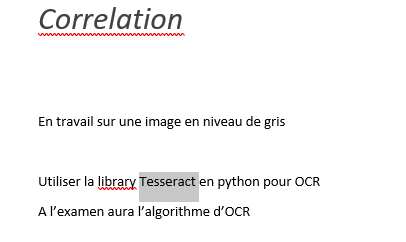
#> input picture testImages/OCR.PNG, 406 x 242 px, found by its file name
$ python 'Gradient morphologique.py'
#> lines starting #> are read from the running program, lines starting #| are printed output that depends on the picture; after the words box and inside, x2 and y2 are one past the last pixel; in counts of white or black regions, pixels touching at a corner belong together
import cv2
import numpy
#Gradient morphologique : c'est la diff閞ence entre une dilatation et une 閞osion de l'image :


img = cv2.imread("C:/Users/yassi/Documents/GitHub/TraitementImage/testImages/OCR.PNG")
#> img is the input picture: shape (242, 406, 3); mean B, G, R 246.6, 246.6, 247.3


newImg = cv2.split(img)[0]
(retVal, newImg) = cv2.threshold(newImg, 130, 255, cv2.THRESH_BINARY)
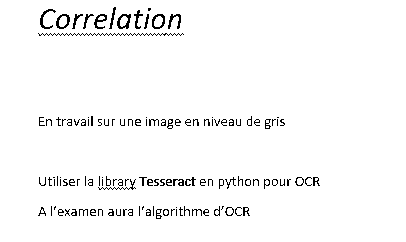
#> newImg: shape (242, 406); 97.1% white; black in thin lines or dots, all inside (x1, y1, x2, y2) = (38, 7, 320, 219)
kernel = numpy.ones((3, 3), numpy.uint8)
newImg = cv2.morphologyEx(newImg, cv2.MORPH_GRADIENT, kernel)
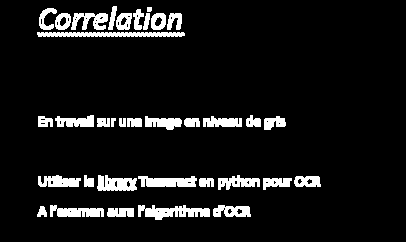
#> newImg: shape (242, 406); 8.5% white; 35 white regions, largest, box (x1, y1, x2, y2) and area: (37, 32, 185, 37) 664, (138, 205, 210, 220) 636, (138, 176, 197, 187) 505


cv2.imshow('new image',newImg)
cv2.waitKey(0)

$ run again, with testImages/Planimeter.png copied over testImages/OCR.PNG
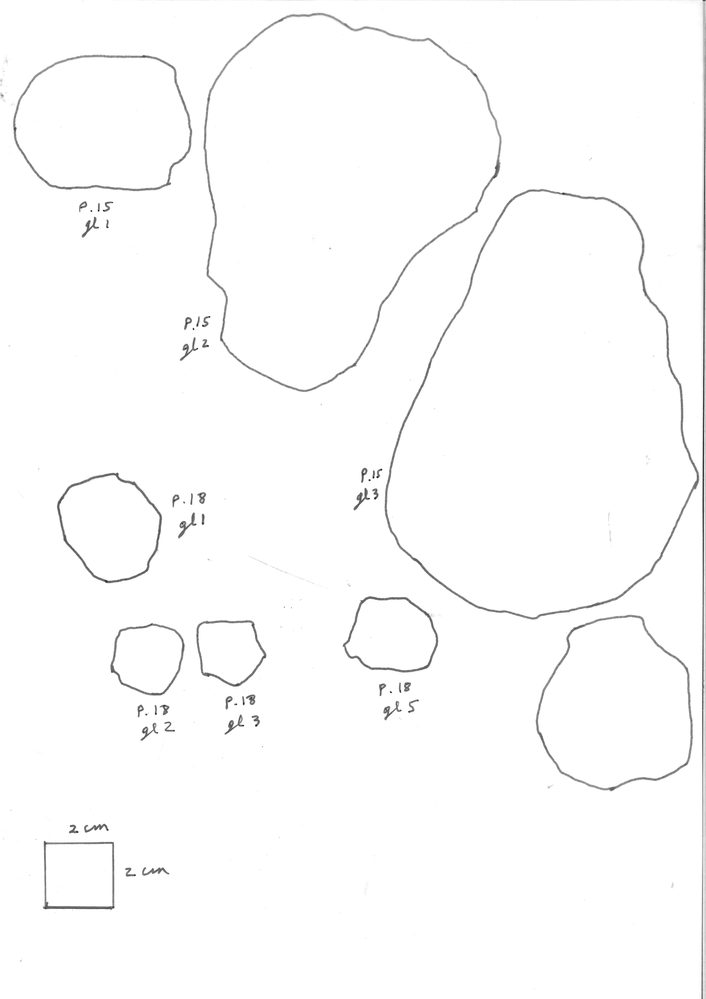
#> input picture testImages/Planimeter.png, 706 x 999 px, shrunk from 4961 x 7016 before the run, found by its file name
#> img is the input picture: shape (999, 706, 3); min 10, max 255, mean 252.2
#> `(retVal, newImg) = cv2.threshold(newImg, 130, 255, cv2.THRESH_BINARY)`:
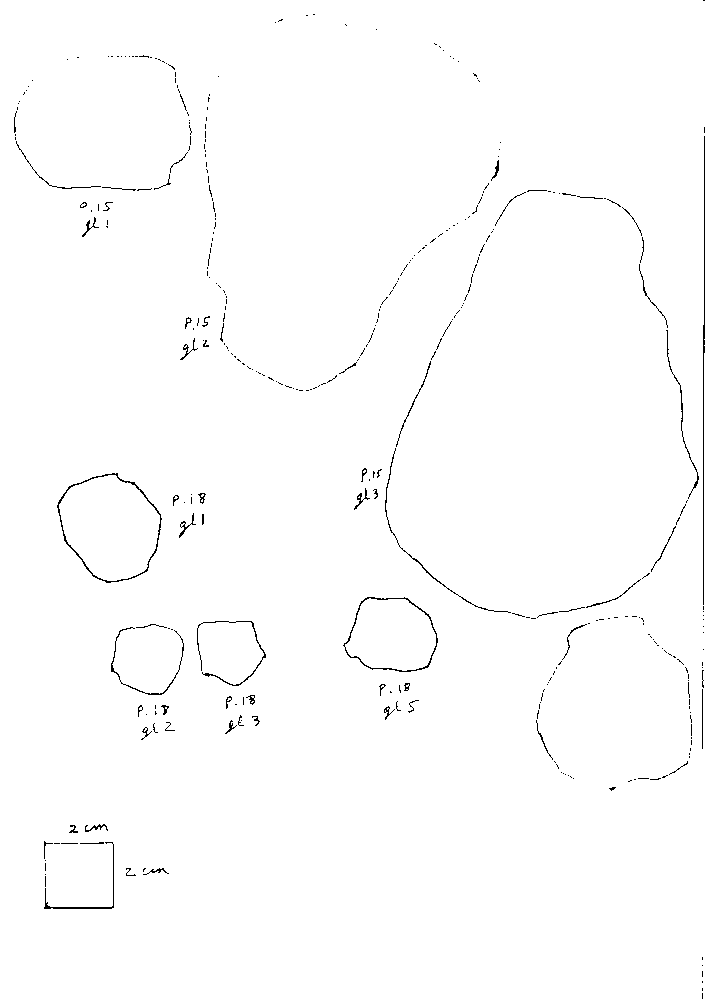
#> newImg: shape (999, 706); 99.1% white; black in thin lines or dots
#> `newImg = cv2.morphologyEx(newImg, cv2.MORPH_GRADIENT, kernel)`:
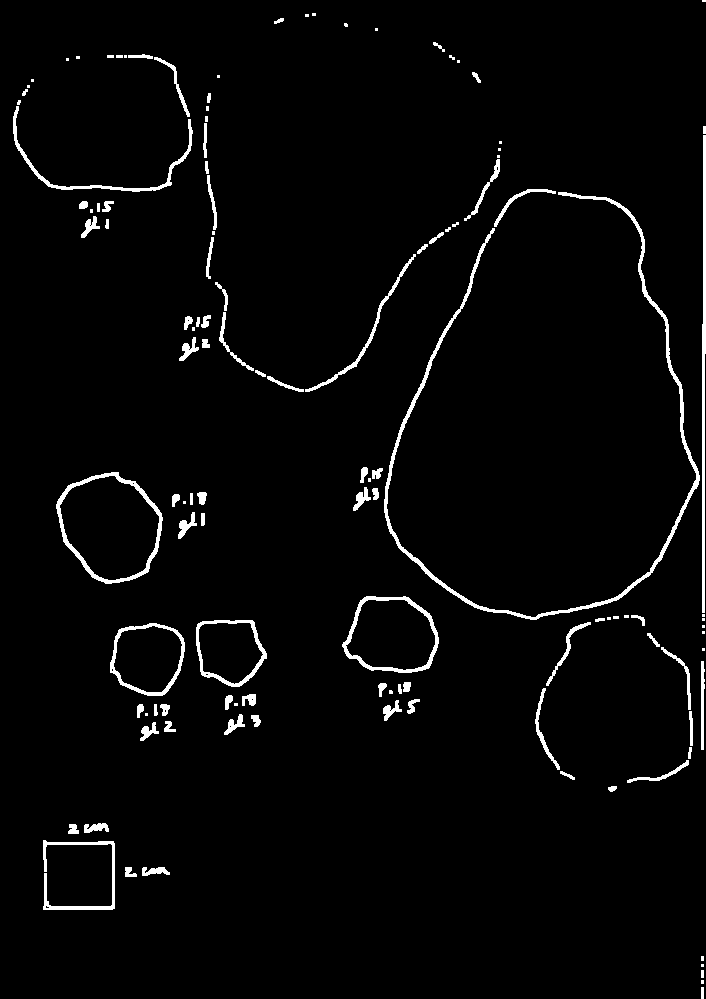
#> newImg: shape (999, 706); 2.8% white; 122 white regions (38 under 20 px), largest, box (x1, y1, x2, y2) and area: (384, 192, 700, 620) 3970, (702, 135, 706, 613) 1464, (56, 472, 163, 584) 1362

$ run again, with testImages/Sudoko.PNG copied over testImages/OCR.PNG
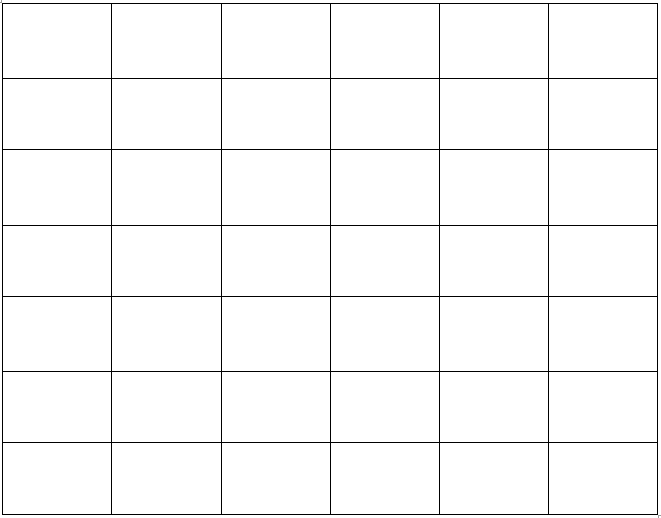
#> input picture testImages/Sudoko.PNG, 661 x 518 px, found by its file name
#> img is the input picture: shape (518, 661, 3); min 0, max 255, mean 248.5
#> `newImg = cv2.morphologyEx(newImg, cv2.MORPH_GRADIENT, kernel)`:
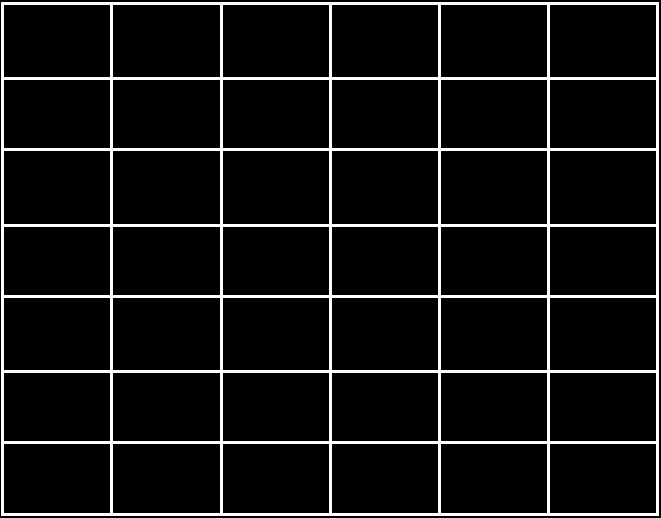
#> newImg: shape (518, 661); 7.6% white; 1 white region, box (x1, y1, x2, y2) and area: (1, 2, 659, 516) 26082

$ run again, with testImages/SudokuGridEmpty.png copied over testImages/OCR.PNG
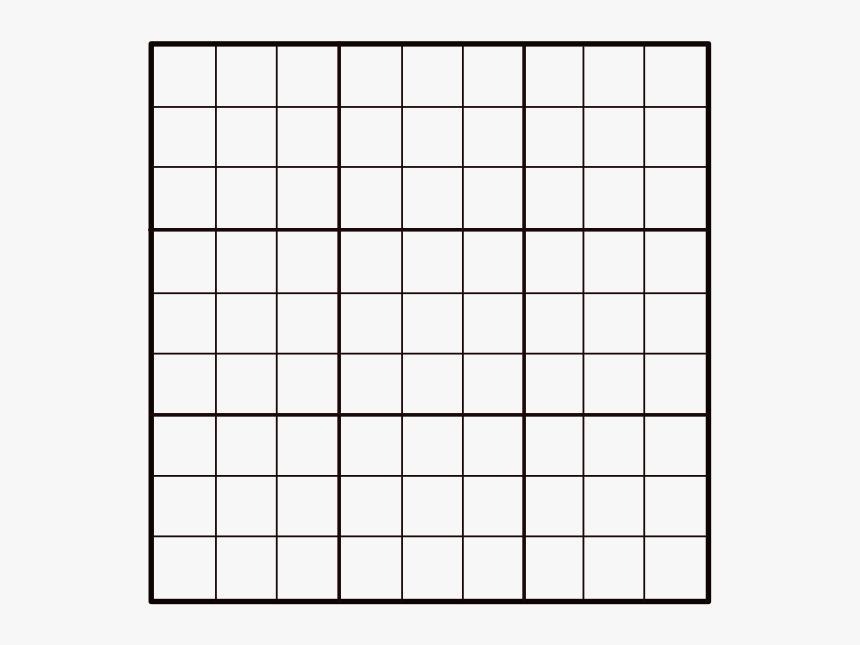
#> input picture testImages/SudokuGridEmpty.png, 860 x 645 px, found by its file name
#> img is the input picture: shape (645, 860, 3); mean B, G, R 233.3, 233.3, 234.2
#> `(retVal, newImg) = cv2.threshold(newImg, 130, 255, cv2.THRESH_BINARY)`:
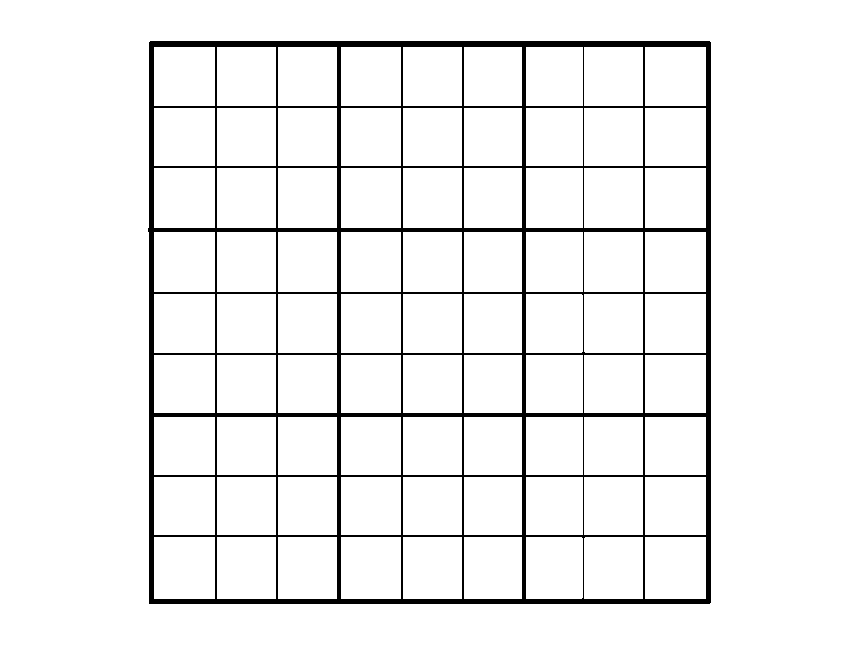
#> newImg: shape (645, 860); 94.1% white; 1 black region, box (x1, y1, x2, y2) and area: (148, 41, 711, 604) 32857
#> `newImg = cv2.morphologyEx(newImg, cv2.MORPH_GRADIENT, kernel)`:
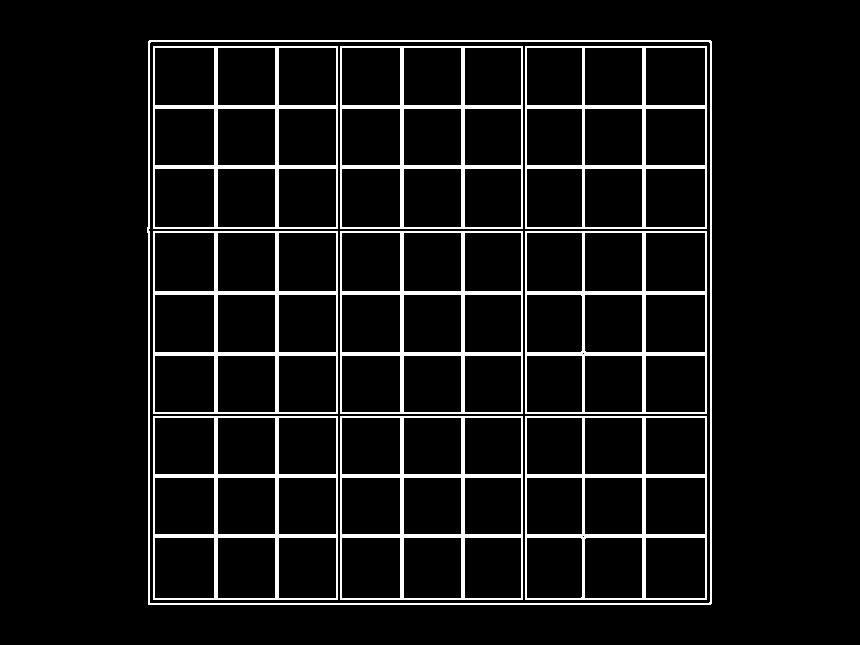
#> newImg: shape (645, 860); 7.6% white; 10 white regions, largest, box (x1, y1, x2, y2) and area: (147, 40, 712, 605) 4504, (153, 416, 338, 600) 4284, (153, 46, 338, 229) 4272
